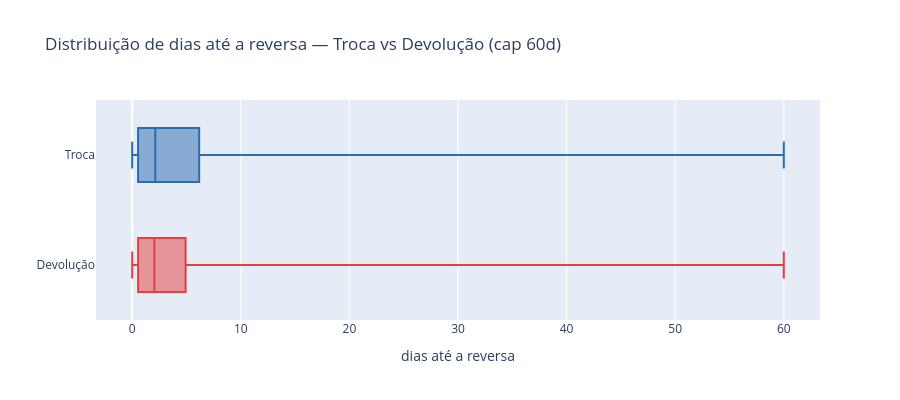

Notebook code cell kept with this figure:
### Markdown cell above
## 4. Troca vs Devolução

### Code cell
stats_tipo = (dfv.groupby("tipo")["dias_ate_reversa"]
    .agg(n="count",
         mediana="median",
         media="mean",
         p90=lambda s: s.quantile(0.90),
         pct_ate_7d=lambda s: (s <= 7).mean())
    .sort_values("n", ascending=False)
    .round(2))
display(stats_tipo)

# boxplot interativo (troca vs devolução)
foco = dfv[dfv["tipo"].isin(["Troca", "Devolução"])].copy()
foco["dias_cap"] = foco["dias_ate_reversa"].clip(upper=60)

fig = px.box(foco, x="dias_cap", y="tipo", orientation="h", points=False,
             title="Distribuição de dias até a reversa — Troca vs Devolução (cap 60d)",
             labels={"dias_cap": "dias até a reversa", "tipo": ""},
             color="tipo", color_discrete_sequence=["#2b6cb0", "#e53e3e"])
fig.update_layout(showlegend=False, height=400)

fig.show()

### Figure 1 — Plotly figure (JSON) as saved in the notebook; plotly's stock layout.template omitted (floating-point values rounded to 4 significant figures; data arrays with more than 128 entries replaced by an {"elided": "..."} marker saying what was removed)
{"data": [{"alignmentgroup": "True", "boxpoints": false, "hovertemplate": "=%{y}<br>dias até a reversa=%{x}<extra></extra>", "legendgroup": "Troca", "marker": {"color": "#2b6cb0"}, "name": "Troca", "notched": false, "offsetgroup": "Troca", "orientation": "h", "showlegend": true, "type": "box", "x": {"elided": "95600 float values"}, "x0": " ", "xaxis": "x", "y": {"elided": "95600 str values"}, "y0": " ", "yaxis": "y"}, {"alignmentgroup": "True", "boxpoints": false, "hovertemplate": "=%{y}<br>dias até a reversa=%{x}<extra></extra>", "legendgroup": "Devolução", "marker": {"color": "#e53e3e"}, "name": "Devolução", "notched": false, "offsetgroup": "Devolução", "orientation": "h", "showlegend": true, "type": "box", "x": {"elided": "11698 float values"}, "x0": " ", "xaxis": "x", "y": {"elided": "11698 str values"}, "y0": " ", "yaxis": "y"}], "layout": {"boxmode": "overlay", "height": 400, "legend": {"title": {"text": ""}, "tracegroupgap": 0}, "showlegend": false, "title": {"text": "Distribuição de dias até a reversa — Troca vs Devolução (cap 60d)"}, "xaxis": {"anchor": "y", "domain": [0, 1], "title": {"text": "dias até a reversa"}}, "yaxis": {"anchor": "x", "categoryarray": ["Devolução", "Troca"], "categoryorder": "array", "domain": [0, 1], "title": {"text": ""}}}}
